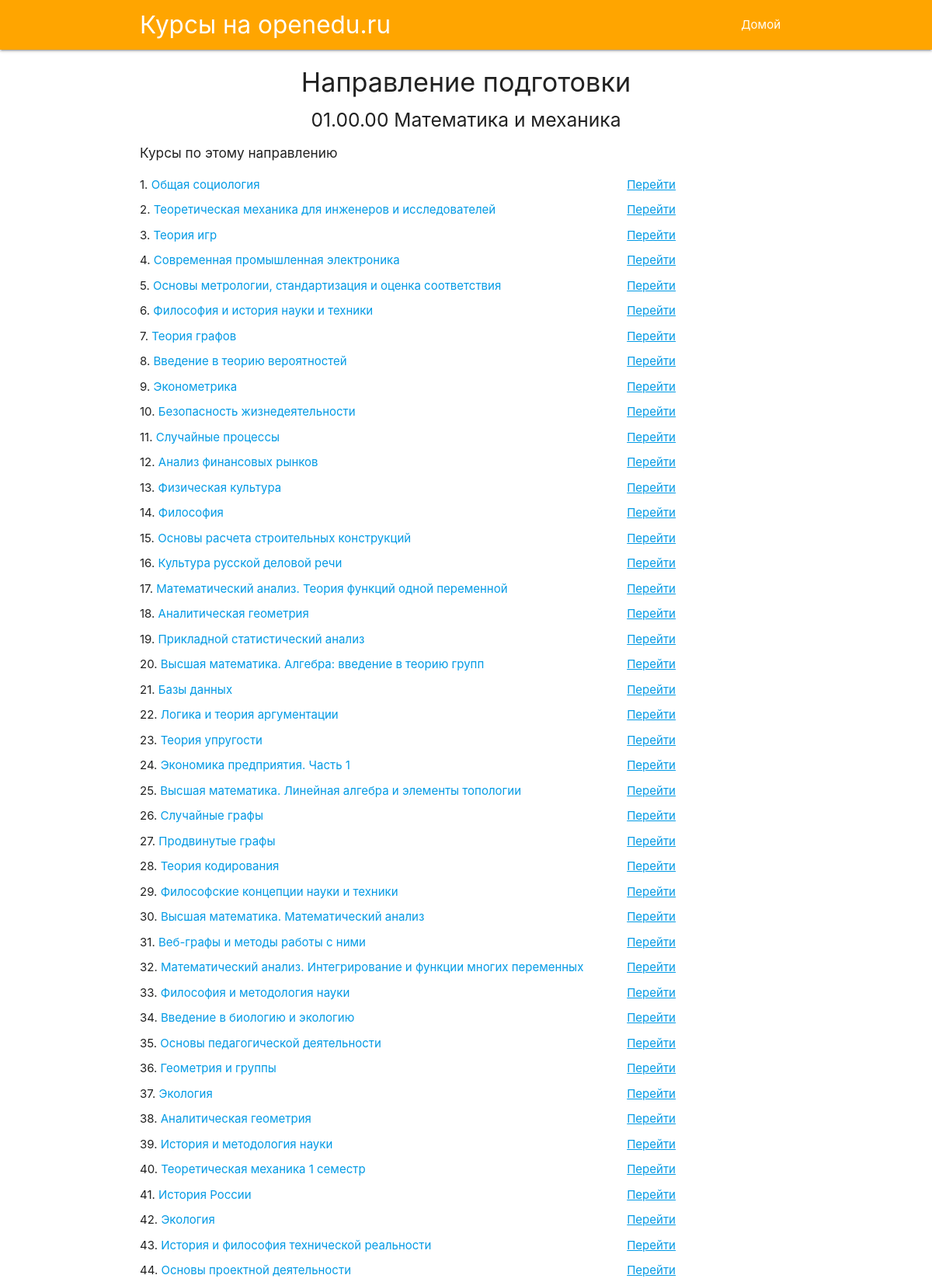
Screenshot of /direction/1/ (upper part) with the database file from the repository.
### courses/models.py (models this page shows)
class Direction(models.Model):
    id = models.IntegerField(primary_key=True)
    name = models.CharField(max_length=220)
    code = models.CharField(max_length=220)
    class Meta:
        ordering = ['code']

class Course(models.Model):
    id = models.IntegerField(primary_key=True)
    name = models.CharField(max_length=220)
    url = models.CharField(max_length=220)
    directions = models.ManyToManyField('Direction')

### courses/views.py (the view)
# urls.py: path('direction/<int:direction_id>/', views.direction_description, name='direction_description'),
def direction_description(request, direction_id):
    direction = {
        'direction': Direction.objects.filter(id=direction_id).first()
    }
    return render(request, 'direction_description.html', direction)

### courses/templates/direction_description.html
{% extends 'base.html' %}
{% block content %}
<h4 style="text-align: center">Направление подготовки</h4>
<h5 style="text-align: center">
        {{direction.code}}  {{direction.name}}
</h5>
<h6 style="margin-bottom: 20px; margin-top: 20px;">Курсы по этому направлению</h6>
{% for course in direction.course_set.all %}
    <div style="margin-top: 10px;">
        {{forloop.counter}}.
        <a href="{% url 'course_description' course.id %}" >
            {{course.name}}
        </a>
        <a href="https://openedu.ru/{{course.url}}" class="right" style="margin-right: 150px;"><u>Перейти</u></a>
    </div>
{% endfor %}
{% endblock content %}

### rows the page displays
Direction: code "01.00.00", name "Математика и механика"
Course: name "Общая социология"
Course: name "Теоретическая механика для инженеров и исследователей"
Course: name "Теория игр"
Course: name "Современная промышленная электроника"
Course: name "Основы метрологии, стандартизация и оценка соответствия"
Course: name "Философия и история науки и техники"
Course: name "Теория графов"
Course: name "Введение в теорию вероятностей"
Course: name "Эконометрика"
Course: name "Безопасность жизнедеятельности"
Course: name "Случайные процессы"
Course: name "Анализ финансовых рынков"
Course: name "Физическая культура"
Course: name "Философия"
Course: name "Основы расчета строительных конструкций"
Course: name "Культура русской деловой речи"
Course: name "Математический анализ. Теория функций одной переменной"
Course: name "Аналитическая геометрия"
Course: name "Прикладной статистический анализ"
Course: name "Высшая математика. Алгебра: введение в теорию групп"
Course: name "Базы данных"
Course: name "Логика и теория аргументации"
Course: name "Теория упругости"
Course: name "Экономика предприятия. Часть 1"
Course: name "Высшая математика. Линейная алгебра и элементы топологии"
Course: name "Случайные графы"
Course: name "Продвинутые графы"
Course: name "Теория кодирования"
Course: name "Философские концепции науки и техники"
Course: name "Высшая математика. Математический анализ"
Course: name "Веб-графы и методы работы с ними"
Course: name "Математический анализ. Интегрирование и функции многих переменных"
Course: name "Философия и методология науки"
Course: name "Введение в биологию и экологию"
Course: name "Основы педагогической деятельности"
Course: name "Геометрия и группы"
Course: name "Экология"
Course: name "Аналитическая геометрия"
Course: name "История и методология науки"
Course: name "Теоретическая механика 1 семестр"
Course: name "История России"
Course: name "Экология"
Course: name "История и философия технической реальности"
Course: name "Основы проектной деятельности"
